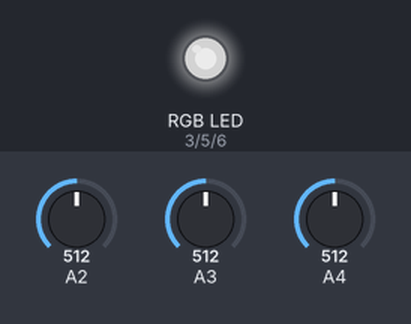
A sketch run on a simulated Arduino Uno, built with avr-gcc and run on an emulated ATmega328P. Shown: an RGB LED mixed from three pins (HIGH = lit). The test bench sets the inputs (shaded band); at power-on: A2 = 512, A3 = 512, A4 = 512. Dim RGB values are drawn brighter than linear.

Above: at 1.2 s.
1.3 s: A2 set to 716
At 1.7 s:
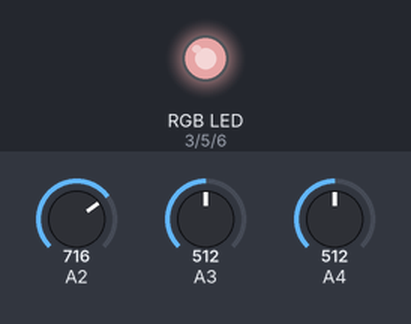
2.8 s: A3 set to 716
At 4.0 s:
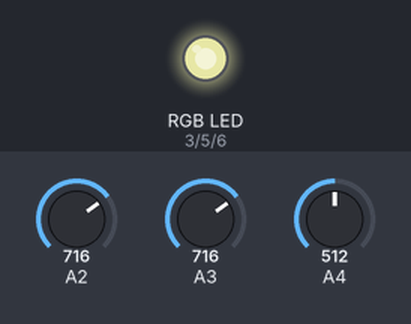
4.3 s: A4 set to 716
At 5.1 s:
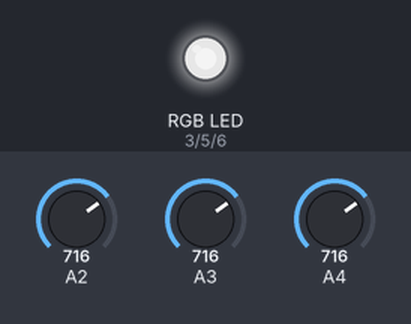
5.8 s: A2 set to 900
At 6.3 s:
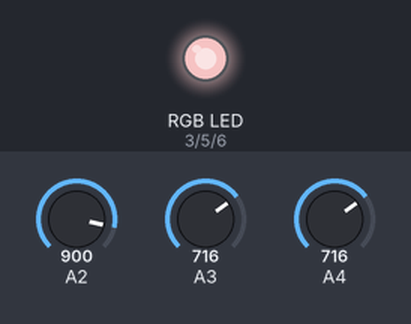
7.3 s: A3 set to 900
At 8.5 s:
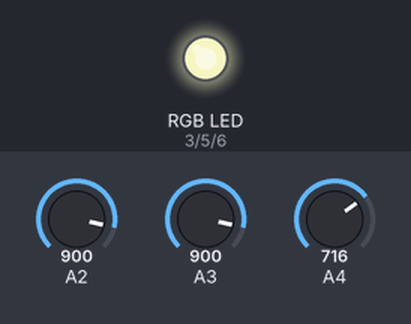
8.8 s: A4 set to 900
At 9.8 s:
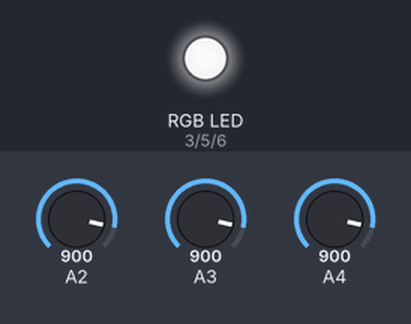
Timing chart, 0 to 11.3 s (numbered marks = the images above; inputs shaded):
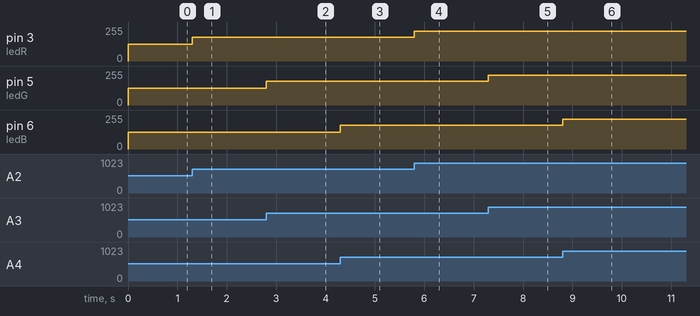

Measured:
- after the input at 1.3 s, pin 3 (ledR): 127/255 → 178/255 at once
- after the input at 2.8 s, pin 5 (ledG): 127/255 → 178/255 at once
- after the input at 4.3 s, pin 6 (ledB): 127/255 → 178/255 at once
- after the input at 5.8 s, pin 3 (ledR): 178/255 → 224/255 at once
- after the input at 7.3 s, pin 5 (ledG): 178/255 → 224/255 at once
- after the input at 8.8 s, pin 6 (ledB): 178/255 → 224/255 at once

The sketch:

controlador_de_cor.ino
```cpp
const int potA = 2;
const int potB = 3;
const int potC = 4;

const int ledR = 3;
const int ledG = 5;
const int ledB = 6;

void setup(){
  pinMode(ledR,OUTPUT);
  pinMode(ledG,OUTPUT);
  pinMode(ledB,OUTPUT);
}

void loop(){
  potsValue(potA,ledR);
  potsValue(potB,ledG);
  potsValue(potC,ledB);
}

void potsValue(int potPin, int ledPin){
  int valPot = analogRead(potPin);
  valPot = map(valPot,0,1023,0,255);
  analogWrite(ledPin,valPot);
}
```
